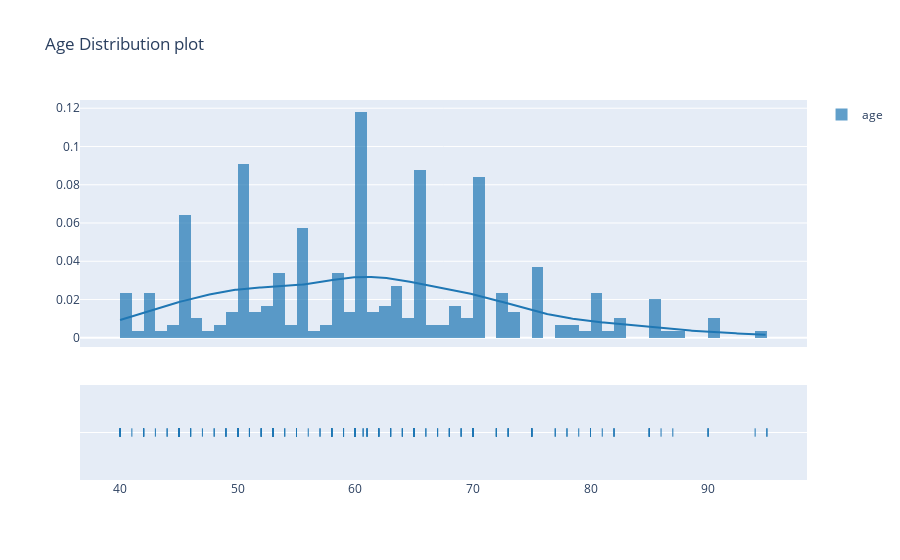

Write notebook code for a chart like this one.
### Markdown cell above
<font size = "6" > is Age indicator for Death Event ? </font>

### Code cell
# age distribution
hist_data =[heartFail["age"].values]
group_labels = ['age'] 

fig = ff.create_distplot(hist_data, group_labels)
fig.update_layout(title_text='Age Distribution plot')

fig.show()

### Figure 1 — Plotly figure (JSON) as saved in the notebook; plotly's stock layout.template omitted (floating-point values rounded to 4 significant figures; data arrays with more than 128 entries replaced by an {"elided": "..."} marker saying what was removed)
{"data": [{"autobinx": false, "histnorm": "probability density", "legendgroup": "age", "marker": {"color": "rgb(31, 119, 180)"}, "name": "age", "opacity": 0.7, "type": "histogram", "x": {"elided": "299 float values"}, "xaxis": "x", "xbins": {"end": 95, "size": 1, "start": 40}, "yaxis": "y"}, {"legendgroup": "age", "marker": {"color": "rgb(31, 119, 180)"}, "mode": "lines", "name": "age", "showlegend": false, "type": "scatter", "x": {"elided": "500 float values"}, "xaxis": "x", "y": {"elided": "500 float values"}, "yaxis": "y"}, {"legendgroup": "age", "marker": {"color": "rgb(31, 119, 180)", "symbol": "line-ns-open"}, "mode": "markers", "name": "age", "showlegend": false, "type": "scatter", "x": {"elided": "299 float values"}, "xaxis": "x", "y": {"elided": "299 str values"}, "yaxis": "y2"}], "layout": {"barmode": "overlay", "hovermode": "closest", "legend": {"traceorder": "reversed"}, "title": {"text": "Age Distribution plot"}, "xaxis": {"anchor": "y2", "domain": [0, 1], "zeroline": false}, "yaxis": {"anchor": "free", "domain": [0.35, 1], "position": 0}, "yaxis2": {"anchor": "x", "domain": [0, 0.25], "dtick": 1, "showticklabels": false}}}
